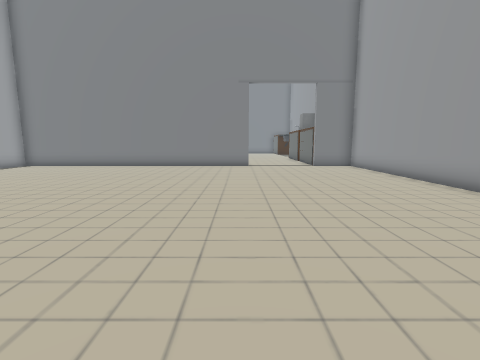
View 1 (above)

17 first-person views from a walk through a Unity game level. The camera is 1.2 m above the floor, tilts 8° down and sees 85° across. The floor is counted in squares, 1 m on a side. Each view is taken from the middle of a square. On the plan, view 1 faces up. The plan holds only what a view shows up to about 12 squares ahead; the rest is blank. The player is left out. Some surface patterns are stand-ins.

View 2
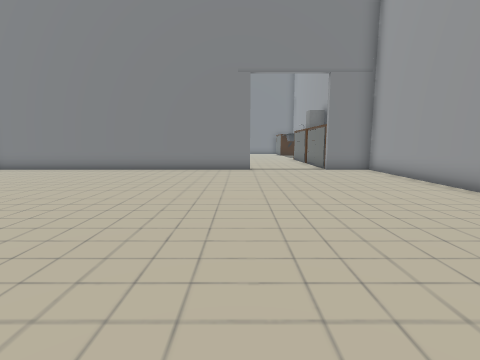

View 3
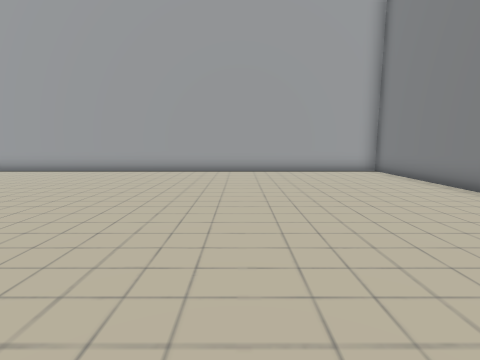

View 4
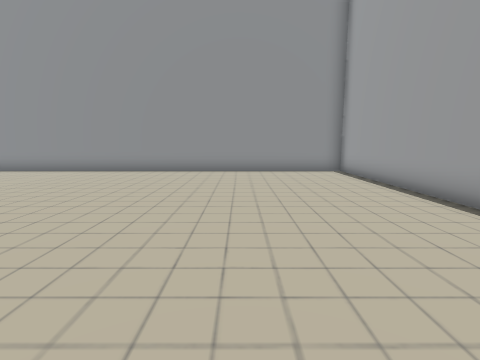

View 5
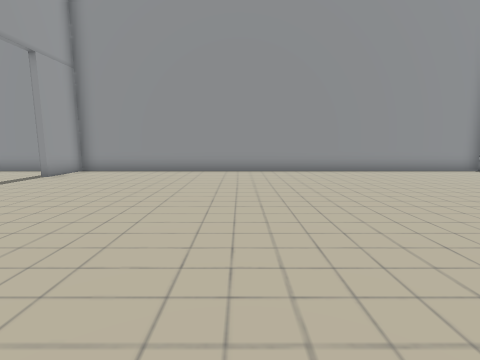

View 6
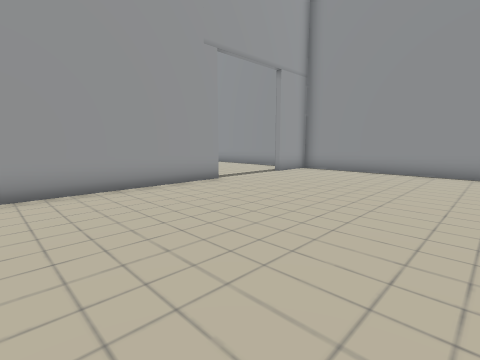

View 7
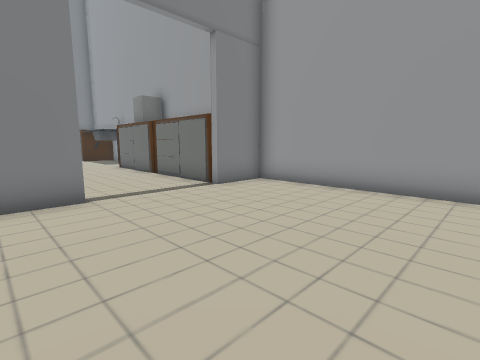

View 8
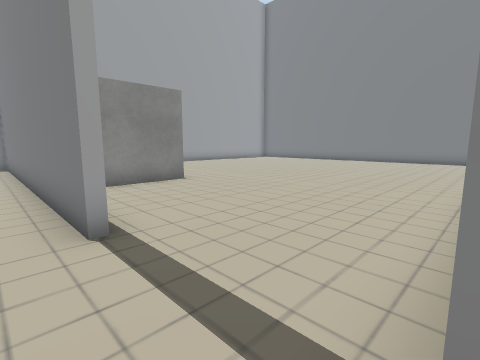

View 9
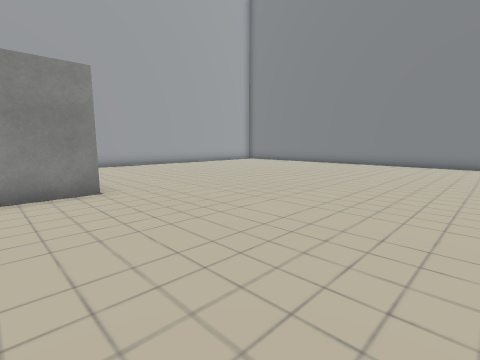

View 10
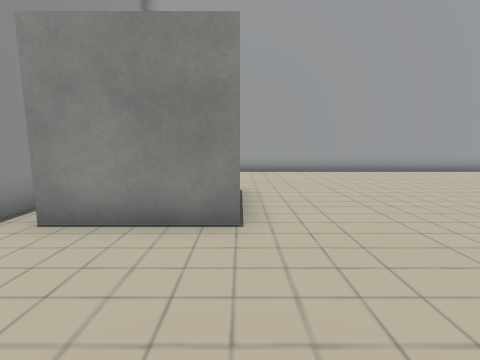

View 11
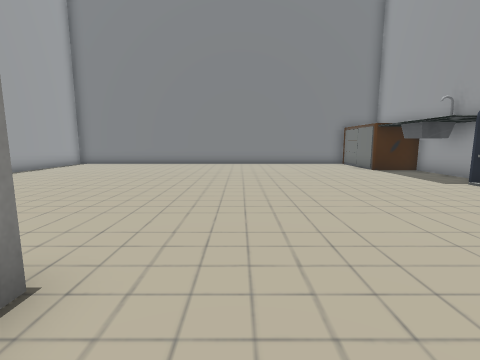

View 12
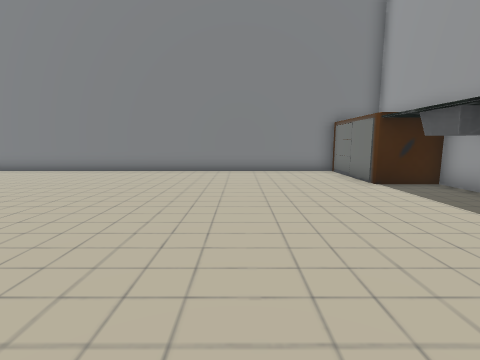

View 13
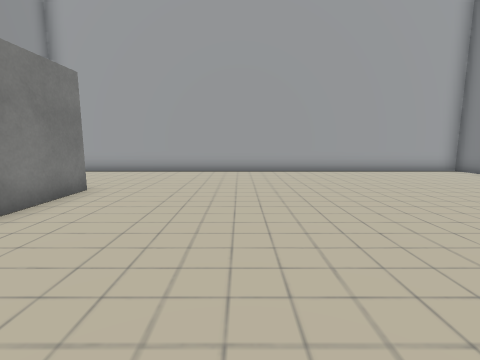

View 14
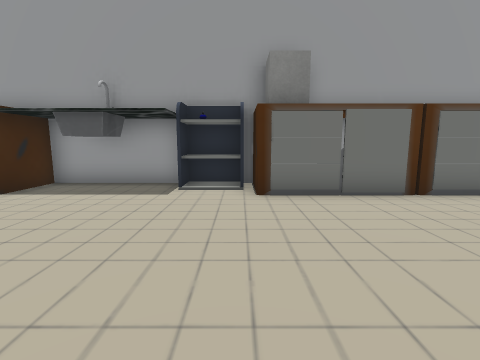

View 15
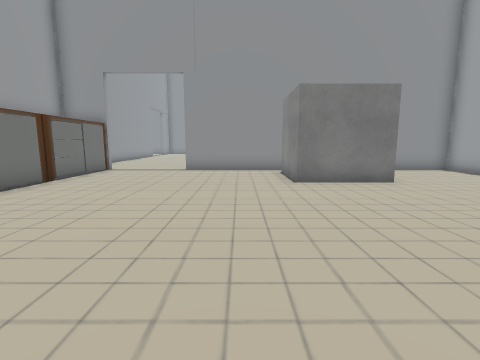

View 16
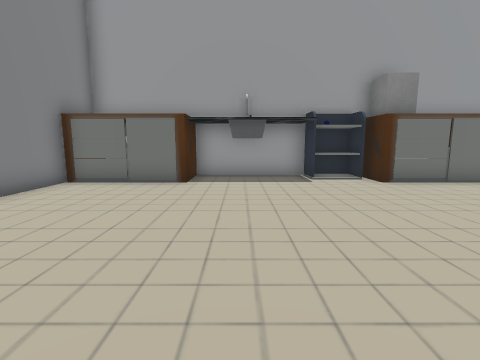

View 17
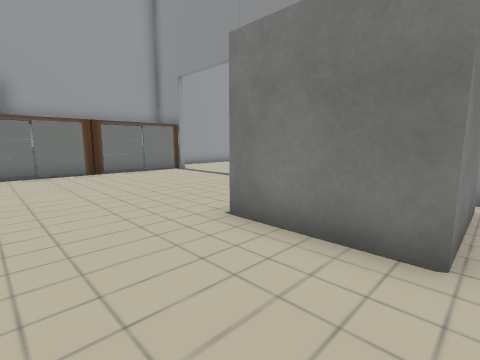

### Floor plan
Ten units are one square. View 1 is at (0, 0); x grows to the right and y downward. Boxes are objects, and circles mark ways between rooms. Rooms are numbered by the first view taken in them; rooms with no view inside come last. Other rooms are left out.
<svg viewBox="-119 -320 192 359">
<path fill="none" stroke="#000" d="M59 -21 59 -139 39 -139M5 -139 -114 -139 -114 34 59 34 59 12M-68 -150 -68 -180 -37 -180 -37 -150M59 -235 59 -278M-49 -141 5 -141M59 -189 59 -219M35 -314 -114 -314 -114 -141 -90 -141"/>
<rect x="35" y="-185" width="10" height="40" fill="#bbb"><title>other object</title></rect>
<rect x="35" y="-215" width="10" height="30" fill="#bbb"><title>other object</title></rect>
<rect x="35" y="-265" width="20" height="20" fill="#bbb"><title>other object</title></rect>
<rect x="35" y="-315" width="20" height="40" fill="#bbb"><title>other object</title></rect>
<rect x="45" y="-235" width="10" height="20" fill="#bbb"><title>rack</title></rect>
<circle cx="20" cy="-150" r="3" fill="#2a7"/>
<text x="-30" y="-50">1</text>
<text x="-30" y="-230">2</text>
</svg>
Room 1 opens to room 2.

Where each view was taken, in squares from view 1:
view 1: 0 up, 0 right, facing up
view 2: 2 up, 0 right, facing up
view 3: 8 up, 0 right, facing left
view 4: 8 up, 7 left, facing down
view 5: 8 up, 1 left, facing down
view 6: 8 up, 1 left, facing down-right
view 7: 8 up, 1 left, facing up-right
view 8: 13 up, 4 right, facing up-left
view 9: 16 up, 3 right, facing up-left
view 10: 18 up, 0 right, facing left
view 11: 16 up, 2 left, facing up
view 12: 20 up, 0 right, facing up
view 13: 22 up, 0 right, facing left
view 14: 22 up, 2 left, facing right
view 15: 26 up, 2 left, facing down
view 16: 26 up, 4 left, facing right
view 17: 21 up, 7 left, facing down-right
